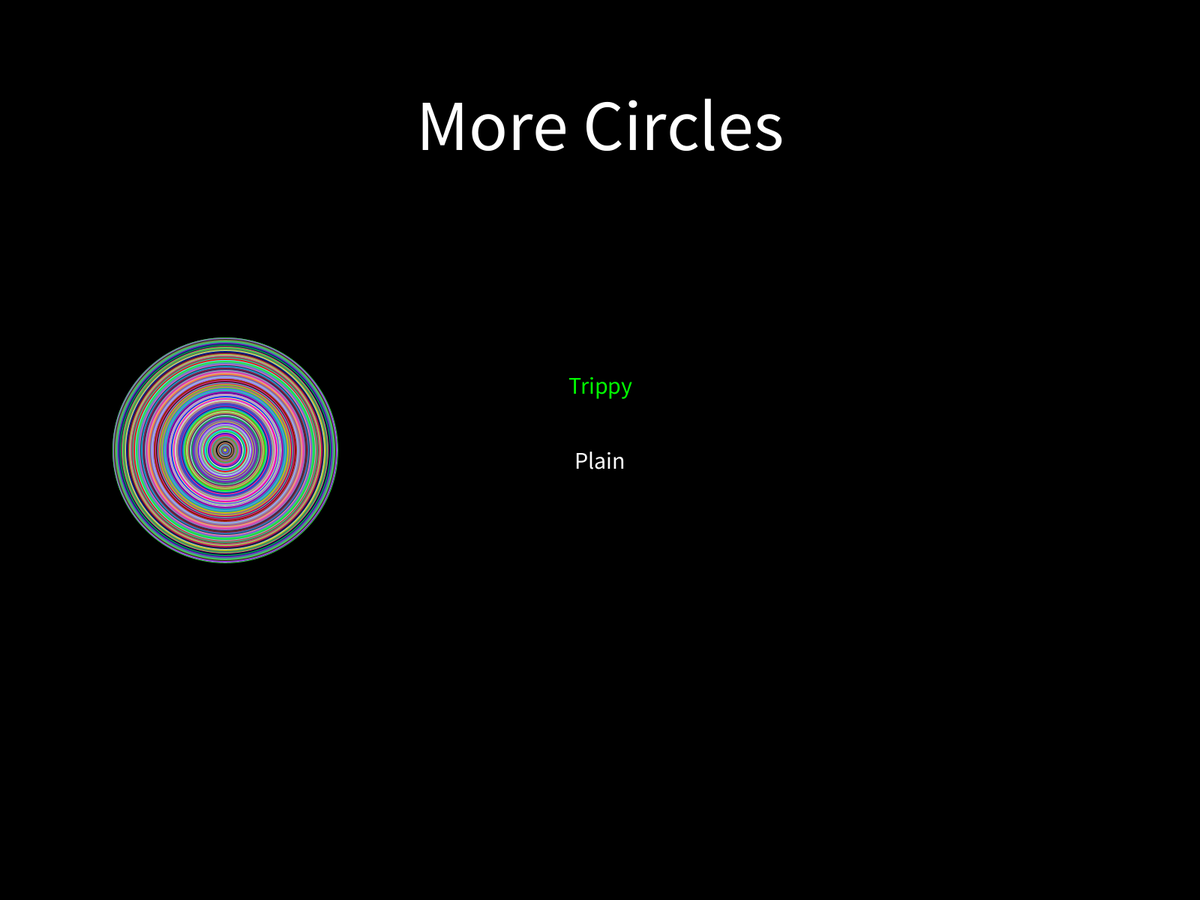
Frame 1 (no input)
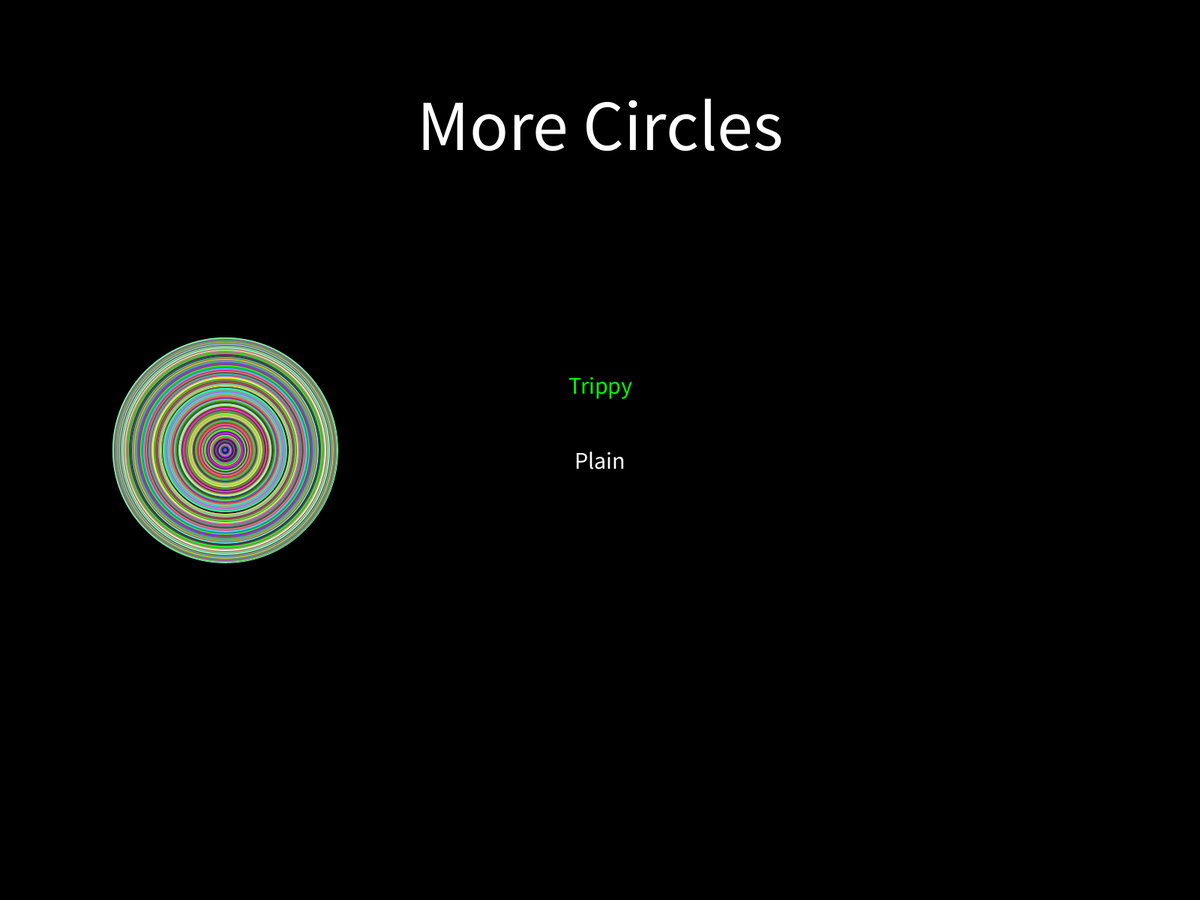
Frame 60 (the mouse pressed at the canvas centre just before this capture)
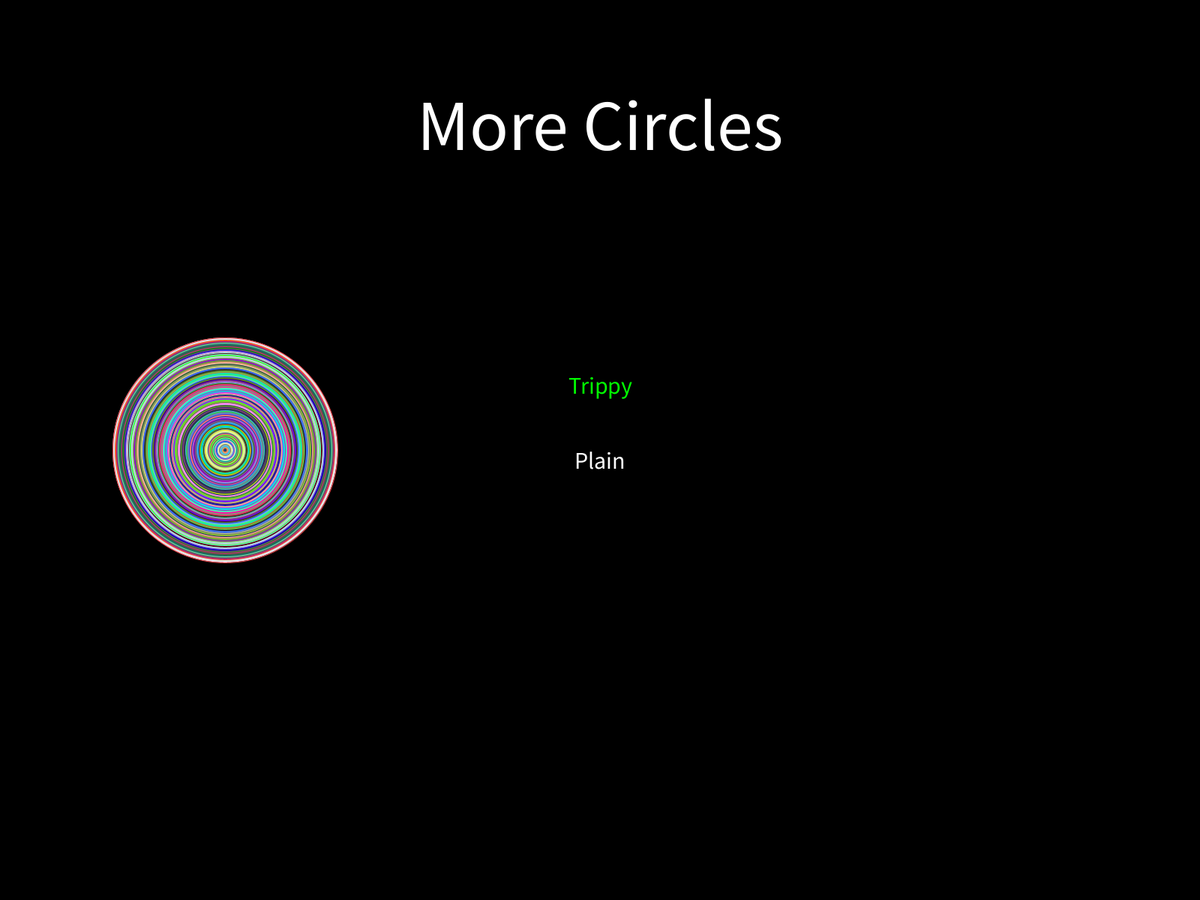
Frame 120 (the mouse held since frame 60 and released just before this capture)

The Processing sketch that drew these frames (run headless with seeded random() and noise(); from frame 60 on, the mouse is pressed at the canvas centre):

// Processing sketch: Weird_Trippy
// ── Weird_Trippy.pde
int screenState;
int selectedItem;

void setup()
{
  fullScreen(); 
  textAlign(CENTER);
}

void draw()
{
  if (screenState == 0)
  { 
    background(0);
    
    textSize(96);
    text("More Circles",width/2, 200);
    
    for (int z = 300; z > 0; z-=5)
     {
       fill(random(255),random(255),random(255));
       stroke(random(255),random(255),random(255));
       ellipse(300, 600, z, z);
     }
    
    textSize(32);
    
    if (selectedItem == 0)
    { 
      fill(0, 255, 0);
    }

    text("Trippy", width/2, 525);
    fill(255);

    if (selectedItem == 1)
    {
      fill(0, 255, 0);
    }

    text("Plain", width/2, 625);
    fill(255);
  }

  if (screenState == 1)
  { 
    background(0);

    for (int x = 0; x < 216; x++)
    {
      for (int y = 0; y < 91; y++)
      {
        for (int z = 0; z < 10; z++)
        {
          stroke(random(255), random(255), random(255));
          fill(random(255), random(255), random(255));
          ellipse(x*z*10, y*z*10, z*2, z*2);
        }
      }
    }
  }

  if (screenState == 2)
  {
    background(0);

    for (int x = 0; x < 216; x++)
    {
      for (int y = 0; y < 91; y++)
      {
        for (int z = 0; z < 10; z++)
        {
          fill(255);
          stroke(0);
          ellipse(x*z*10, y*z*10, z*2, z*2);
        }
      }
    }
  }
}

void keyPressed()
{ 
  if (screenState == 0)
  {
    if (key==CODED)
    {
      if (keyCode==UP)
      {
        selectedItem--;
      }

      if (keyCode==DOWN)
      {
        selectedItem++;
      }
    }
    if(key==ENTER)
    {
     if(selectedItem == 0) 
     {
      screenState = 1; 
     }
     
     if(selectedItem == 1)
     {
       screenState = 2;
     }
    }
  }
  
  if(screenState == 1||screenState == 2)
  {
   if(key == ESC)
   {
    key = 0;
    screenState = 0; 
   }
  }
}
